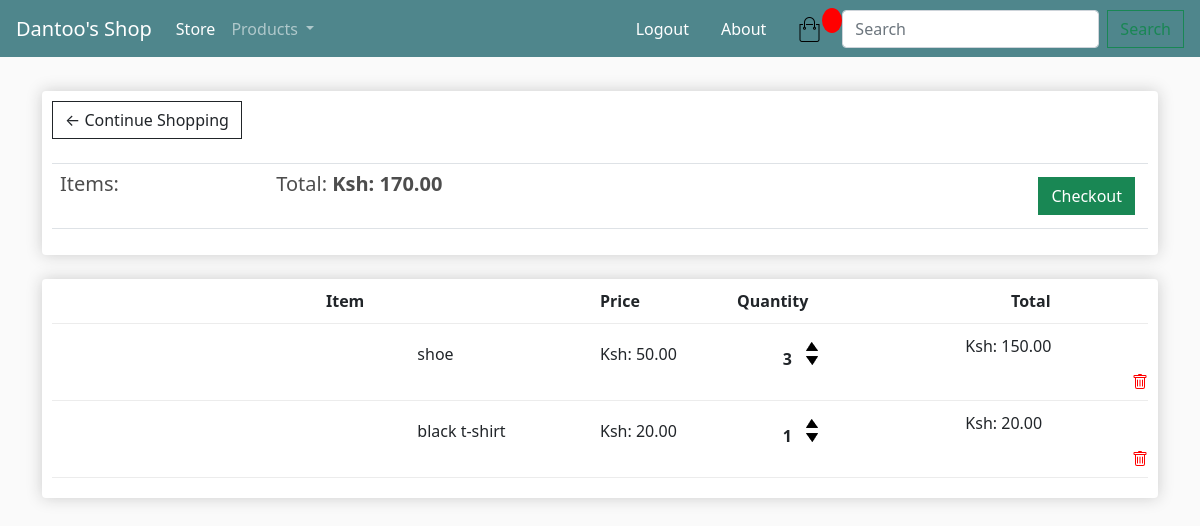
The page /cart/ (signed in) on the database its author committed.
### core/models.py (models this page shows, shortened)
class Order(models.Model):
    user = models.ForeignKey(User, on_delete=models.CASCADE)
    items = models.ManyToManyField(OrderItem)
    start_date = models.DateTimeField(auto_now_add=True)
    ordered_date = models.DateTimeField()
    ordered = models.BooleanField(default=False)
    shipping_address = models.ForeignKey(
        'Address', related_name='shipping_address', on_delete=models.SET_NULL, blank=True, null=True)
    billing_address = models.ForeignKey(
        'Address', related_name='billing_address', on_delete=models.SET_NULL, blank=True, null=True)
    payment = models.ForeignKey(
        'Payment', on_delete=models.SET_NULL, blank=True, null=True)
    coupon = models.ForeignKey(
        'Coupon', on_delete=models.SET_NULL, blank=True, null=True)
    being_delivered = models.BooleanField(default=False)
    received = models.BooleanField(default=False)
    refund_requested = models.BooleanField(default=False)
    refund_granted = models.BooleanField(default=False)
    def get_total(self):
        total = 0
        for order_item in self.items.all():
            total += order_item.get_total_price()
        return total

class OrderItem(models.Model):
    user = models.ForeignKey(User, on_delete=models.CASCADE, blank=True, null=True)
    ordered = models.BooleanField(default=False)
    item = models.ForeignKey(Item, on_delete=models.CASCADE, blank=True, null=True)
    quantity = models.IntegerField(default=1)
    def get_total_price(self):
        return self.quantity * self.item.price

class Item(models.Model):
    title = models.CharField(max_length=50, blank=True, null=True)
    price = models.DecimalField(max_digits=5, decimal_places=2, blank=True, null=True)
    category = models.ForeignKey("Category", related_name='product', on_delete=models.CASCADE, blank=True, null=True)
    description = models.TextField(blank=True, null=True)
    image = models.ImageField(null=True, blank=True)
    slug = models.SlugField(max_length=50, blank=True, null=True)
    in_stock = models.BooleanField(default=True, blank=True, null=True)
    is_active = models.BooleanField(default=True, blank=True, null=True)
    created = models.DateTimeField(auto_now_add=True, blank=True, null=True)
    updated = models.DateTimeField(auto_now=True, blank=True, null=True)
    class Meta:
        verbose_name_plural = 'Products'
        ordering = ('-created',)

### core/views.py (the view)
# urls.py: path('cart/', OrderSummaryView.as_view(), name='cart'),
class OrderSummaryView(LoginRequiredMixin, View):
    def get(self, *args, **kwargs):
        try:
            order = Order.objects.get(user = self.request.user,ordered = False)
            context = {'object': order}
            return render(self.request, 'core/cart.html', context)
        except ObjectDoesNotExist:
            messages.error(self.request, 'You do not have an active order')
            return redirect("/")

### core/models.py (called while the page is built)
    def get_absolute_url(self):
        return reverse("core:category_list", args=[self.slug])

### core/views.py (called while the page is built)
def categories(request):
    return {
        'categories': Category.objects.all()
    }

### core/templates/core/cart.html (shortened to what this page needs)
{% extends 'core/main.html' %}
{% load static %}
{% block content %}
	<div class="row">
		<div class="col-lg-12">
			<div class="box-element">
				<a  class="btn btn-outline-dark" href="{% url 'core:store' %}">&#x2190; Continue Shopping</a>
				<br>
				<br>
				<table class="table">
					<tr>
						<th><h5>Items: <strong>{{order.get_cart_items}}</strong></h5></th>
						<th><h5>Total:<strong> Ksh: {{object.get_total|floatformat:2}}</strong></h5></th>
						<th>
							<a  style="float:right; margin:5px;" class="btn btn-success" href="{% url 'core:checkout' %}">Checkout</a>
						</th>
					</tr>
				</table>
			</div>
			<br>
			<div class="box-element">
				<div class="cart-row">
					<div style="flex:2"></div>
					<div style="flex:2"><strong>Item</strong></div>
					<div style="flex:1"><strong>Price</strong></div>
					<div style="flex:1"><strong>Quantity</strong></div>
					<div style="flex:1"><strong> </strong></div>
					<div style="flex:1"><strong>Total</strong></div>
				</div>
				{% for order_item in object.items.all %}
				<div class="cart-row align-items-center">
					<div style="flex:2"><img class="row-image" src="{{order_item.product.imageURL}}"></div>
					<div style="flex:1"><p>{{order_item.item.title}}</p></div>
					<div style="flex:1"><p>Ksh: {{order_item.item.price|floatformat:2}}</p></div>
					<div style="flex:1">
						<p class="quantity">{{order_item.quantity}}</p>
						<div class="quantity">
							<a href="{% url 'core:add-to-cart' order_item.item.slug %}">
								<img data-product="{{item.product.id}}" data-action="add" class="chg-quantity update-cart" src="{% static  'images/arrow-up.png' %}">
							</a>
							<a href="{% url 'core:remove-single-item-from-cart' order_item.item.slug %}">
								<img data-product="{{item.product.id}}" data-action="remove" class="chg-quantity update-cart" src="{% static  'images/arrow-down.png' %}">
							</a>
						</div>
					</div>
					<div style="flex:1">
						<p>Ksh: {{order_item.get_total_price|floatformat:2}}</p>
						<a href="{% url 'core:remove-from-cart' order_item.item.slug %}">
						</a>
					</div>
				</div>
				{% endfor %}
			</div>
		</div>
	</div>
{% endblock content %}

### static/css/main.css (style rules this page uses)
body { background-color: hsl(0, 0%, 98%); }
h1,h2,h3,h4,h5,h6 { color:hsl(0, 0%, 30%); }
.box-element { box-shadow:hsl(0, 0%, 80%) 0 0 16px; background-color: #fff; border-radius: 4px; padding: 10px; }
.col-lg-4, .col-lg-6, .col-lg-8, .col-lg-12 { margin-top: 10px; }
.btn { border-radius: 0; }
.cart-row { display: flex; align-items: flex-stretch; padding-bottom: 10px; margin-bottom: 10px; border-bottom: 1px solid #ececec; }
.quantity { display: inline-block; font-weight: 700; padding-right:10px; }
.chg-quantity { width: 12px; cursor: pointer; display: block; margin-top: 5px; transition:.1s; }

### rows shown on the page
Order: get_total "170.00"
OrderItem: item "shoe", item.price "50.00", quantity "3", get_total_price "150.00"
OrderItem: item "black t-shirt", item.price "20.00", quantity "1", get_total_price "20.00"
